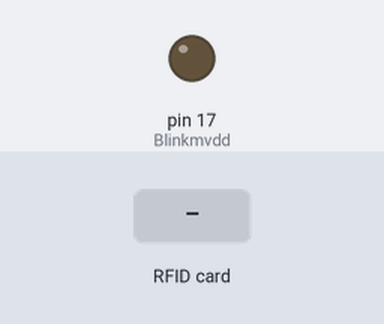
Simulated run of this sketch. Board: Arduino Uno, built with avr-gcc and run on an emulated ATmega328P. Parts: output pins drawn as LEDs (lit = HIGH). The test bench sets the inputs (shaded band). What the sketch prints to the serial monitor is not drawn.

Above: at 1.2 s.
1.3 s: RFID card 5E 7A 19 C4 held to the reader
At 2.5 s:
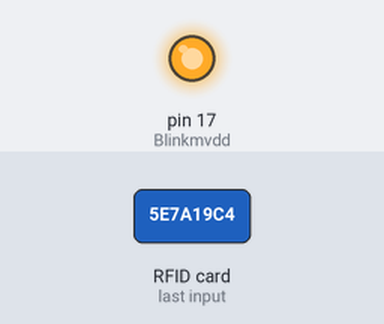
Timing chart, 0 to 5.9 s (numbered marks = the images above; inputs shaded):
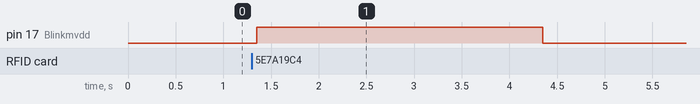

The sketch:

NFCTAG.ino
```cpp
#include <SPI.h>
#include "PN532_SPI.h"
#include "PN532.h"
#include "NfcAdapter.h"
int Blinkmgnd = 16 ;
int Blinkmvdd = 17 ;


PN532_SPI interface(SPI, 10); // create a PN532 SPI interface with the SPI CS terminal located at digital pin 10
NfcAdapter nfc = NfcAdapter(interface); // create an NFC adapter object

void setup(void) {

    Serial.begin(115200); // begin serial communication
    Serial.println("NDEF Reader");
    nfc.begin(); // begin NFC communication
pinMode(Blinkmgnd,OUTPUT);
pinMode(Blinkmvdd,OUTPUT);
digitalWrite(Blinkmvdd, HIGH);   // sets the BlinkM on
digitalWrite(Blinkmgnd, LOW);    // sets the BlinkM on
digitalWrite(Blinkmvdd, LOW);   // sets the BlinkM on
}

void loop(void) {


    if (nfc.tagPresent()) // Do an NFC scan to see if an NFC tag is present
    {
      //Serial.println("\nScan an NFC tag\n");
        NfcTag tag = nfc.read(); // read the NFC tag into an object, nfc.read() returns an NfcTag object.
        tag.print(); // prints the NFC tags type, UID, and NDEF message (if available)
        digitalWrite(Blinkmvdd, HIGH);   // sets the BlinkM on
        delay(3000);
        digitalWrite(Blinkmvdd, LOW);   // sets the BlinkM off
        //String output = tag.print();
     //   File script = FileSystem.open("/tmp/collecte.txt", FILE_APPEND);
     //   String output = tag.getUidString();
     //   script.print(output);
    }
    delay(100); // wait half a second (500ms) before scanning again (you may increment or decrement the wait time)
}
```

Measured:
- after the input at 1.3 s, pin 17 (Blinkmvdd): LOW → HIGH after 0.05 s, → LOW 3.0 s later
